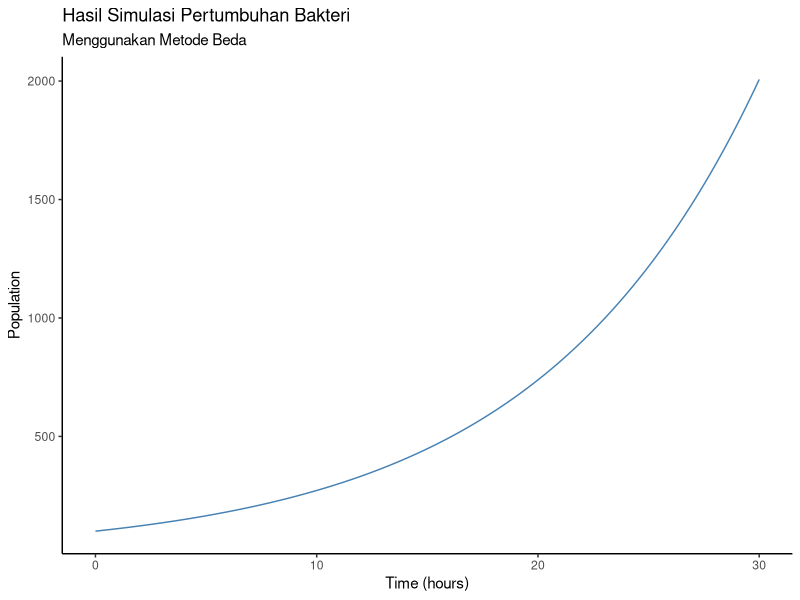

This chart was generated by the following R code:
## ---- chunk 1
knitr::opts_chunk$set(echo = TRUE)

library(dplyr)
library(ggplot2)

options(scipen = 999)

rm(list=ls())
## ---- chunk 2
# define
sim_length = 1
population = 100
rate = 0.1
dt = .05

# compute
rate_per_step = rate * dt
num_iter = sim_length / dt

for(i in 1:num_iter){
  population = population + rate_per_step * population
  t = i*dt
  print(paste("Populasi = ",population," pada t = ",t))
}
## ---- chunk 3
rm(list=ls())
# define
sim_length = 30
population = 100
rate = 0.1
dt = .005

# compute
rate_per_step = rate * dt
num_iter = sim_length / dt

hasil = data.frame(pop = NA,
                   t = NA)
hasil[1,] = list(population,0)
j = 2

for(i in 1:num_iter){
  population = population + rate_per_step * population
  t = i*dt
  hasil[j,] = list(population,t)
  j = j+1
}

hasil %>% 
  ggplot(aes(x = t,
             y = pop)) +
  geom_line(color = "steelblue") +
  labs(title = "Hasil Simulasi Pertumbuhan Bakteri",
       subtitle = "Menggunakan Metode Beda",
       x = "Time (hours)",
       y = "Population") +
  theme_classic()
